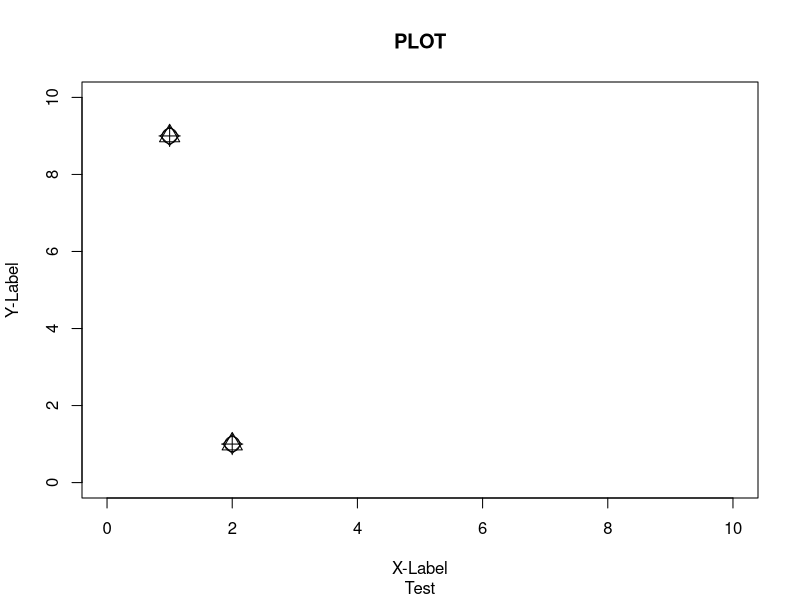
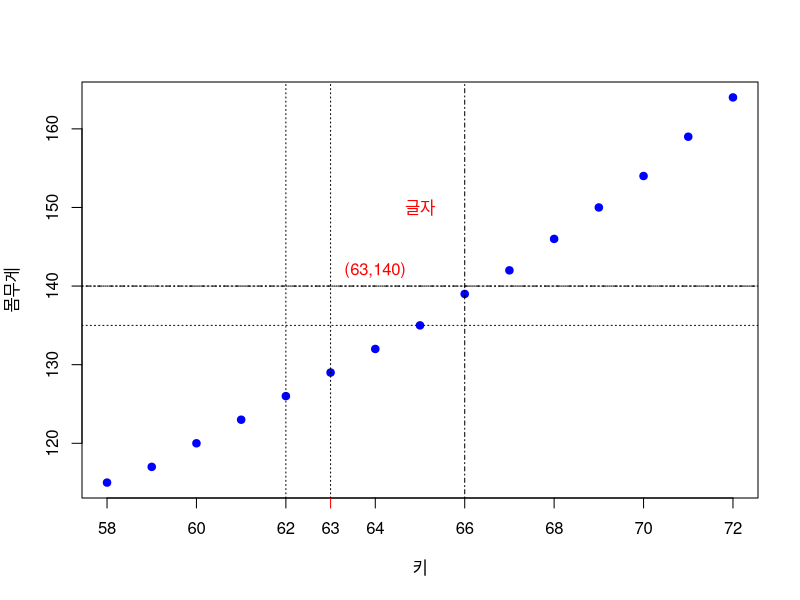

Write the R code that produced these figures, in order.
# PCH(plotting character) 심벌

?pch

plot(0:10, 0:10, main="PLOT", sub="Test", 
     xlab="X-Label", ylab="Y-Label", type="n")

par(bg="transparent")

#points()함수 : 점을 그리는 함수

p<-c(9,1)
points(p, pch=1, cex=2)
points(p, pch=2, cex=2)
points(p, pch=3, cex=2)
points(p, pch=23, cex=2)

weight<-women$weight
height<-women$height

plot(height, weight, xlab="키",
     ylab="몸무게", pch=20, cex=1.5, col="blue", bg="yellow")

# 그래프안에 글자를 넣는 방법
# text()함수를 이용한다.


text(65, 150, "글자", col='red')


par(fg="black")

par(bg="orange")


# 그래프안에 선을 넣는 방법
# abline()함수를 이용한다.

abline(h=135, lty=3)

abline(v=62, lty=3)

abline(h=140, v=66, lty=4)

#axis() 함수 사용하기 : 상, 하, 좌, 우에 축 그려주는 함수

# axis(side, at, label, ....) 
# side는 1=bottom, 2=left, 3=top, 4=right 값을 갖는다.

axis(1, at=63, labels=63, col="red")

abline(h=140, v=63, lty=3)

text(64, 142, "(63,140)", col="red")





